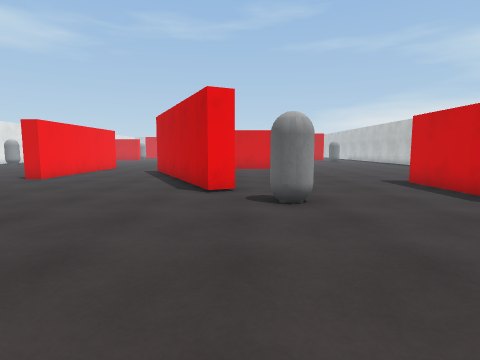
[1] (above)

21 first-person views from a walk through a 3-D level made in the Unity game engine. The camera is 1.2 m above the floor, tilts 6° down and sees 80° across. The floor is counted in squares, 1 m on a side. Each view is taken from the middle of a square. On the plan, view 1 faces up. The plan holds only what a view shows up to about 13 squares ahead; the rest is blank. The place goes on beyond the plan. The player is left out. Surface patterns are stand-ins for the level's own textures.

[2]
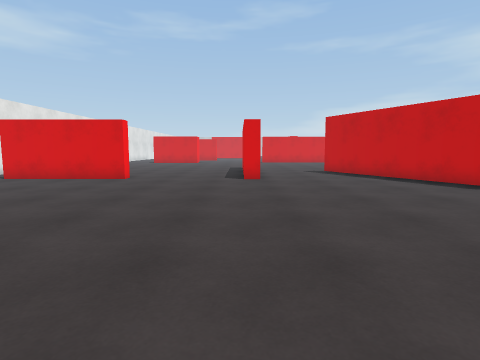

[3]
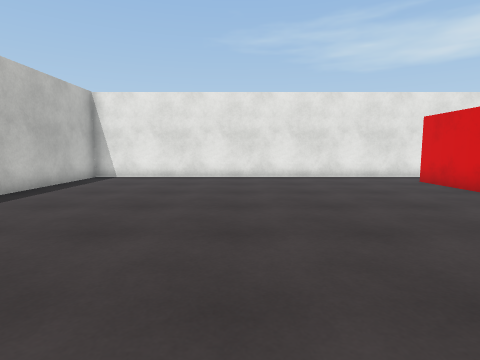

[4]
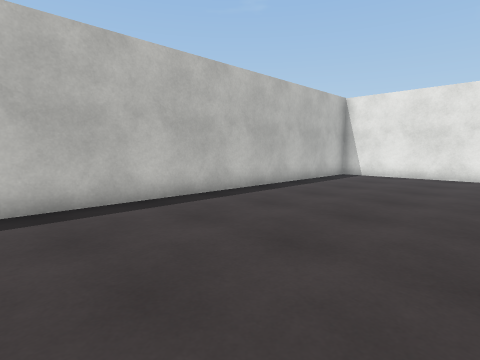

[5]
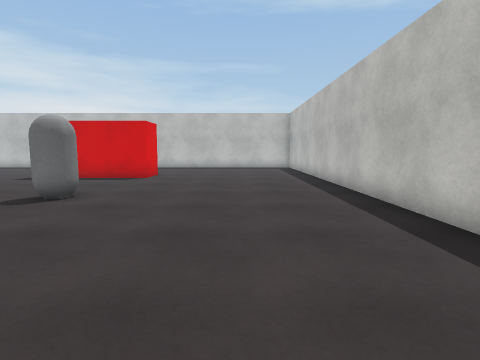

[6]
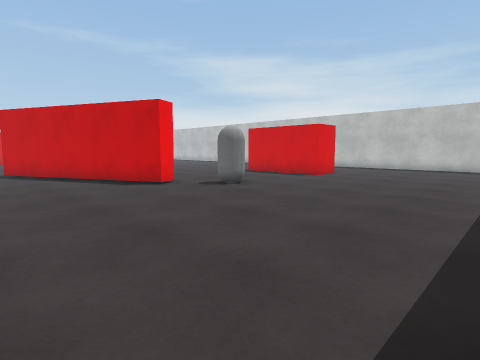

[7]
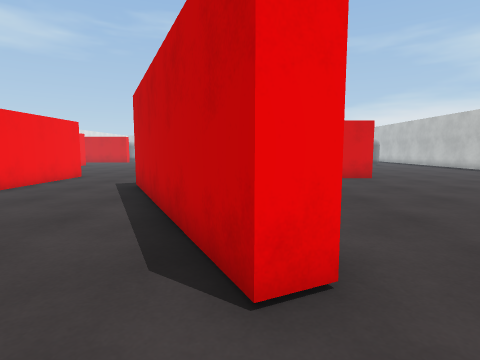

[8]
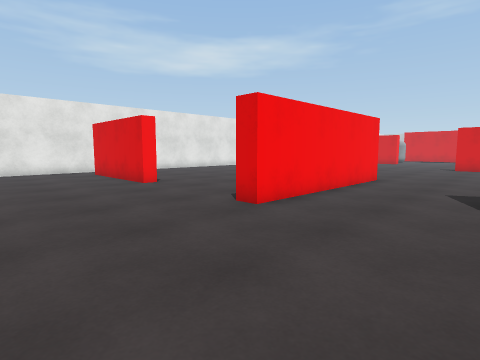

[9]
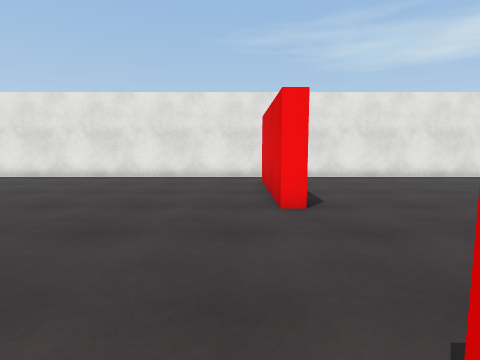

[10]
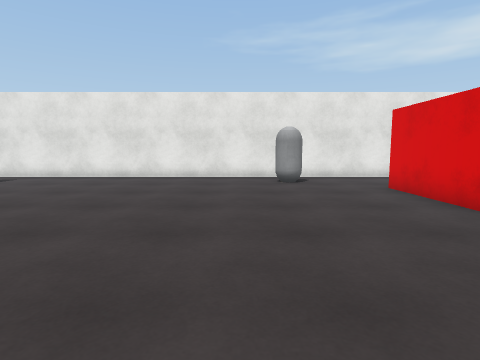

[11]
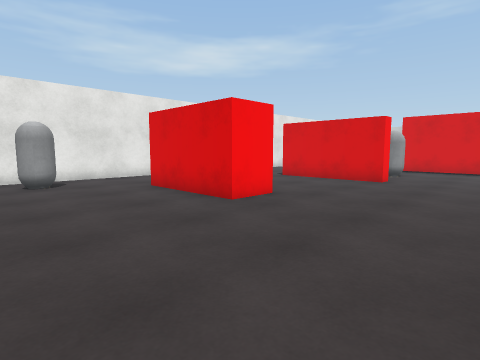

[12]
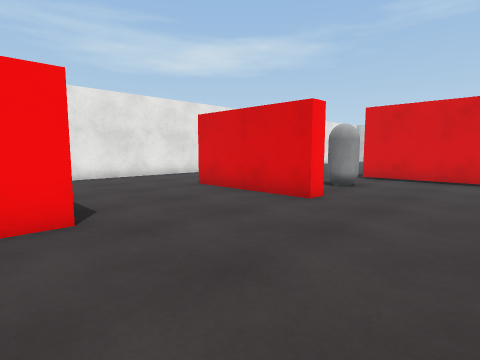

[13]
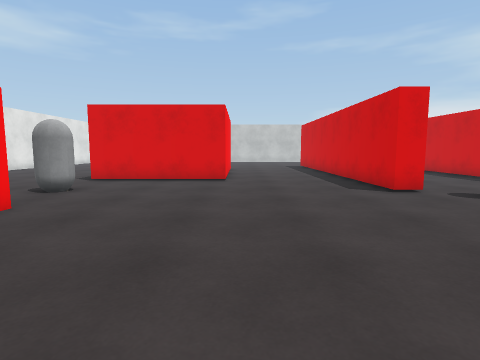

[14]
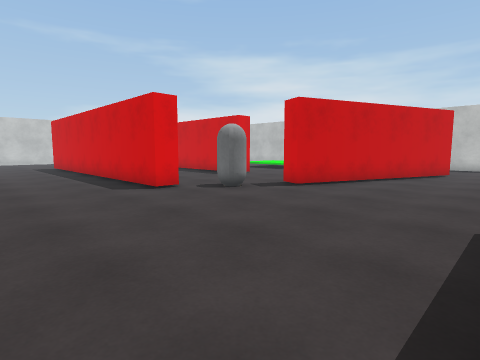

[15]
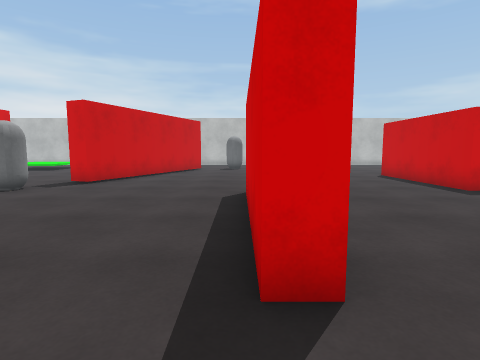

[16]
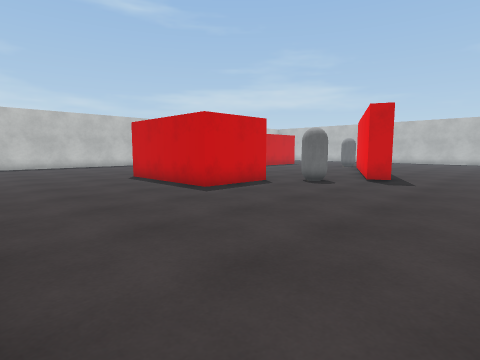

[17]
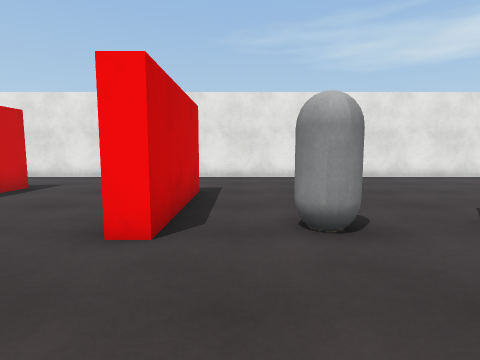

[18]
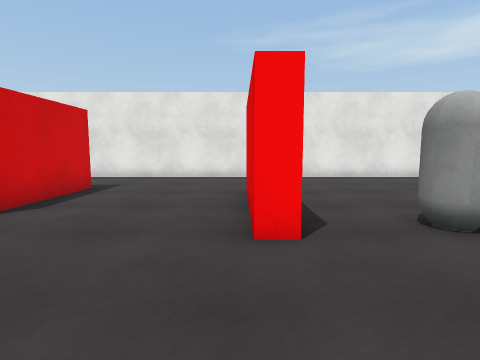

[19]
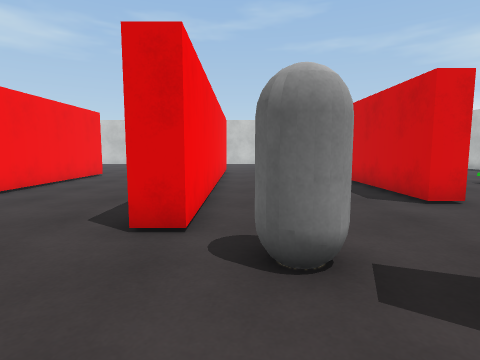

[20]
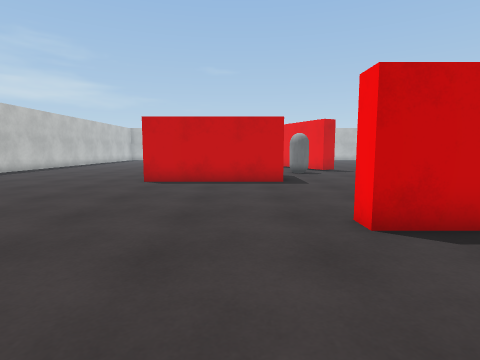

[21]
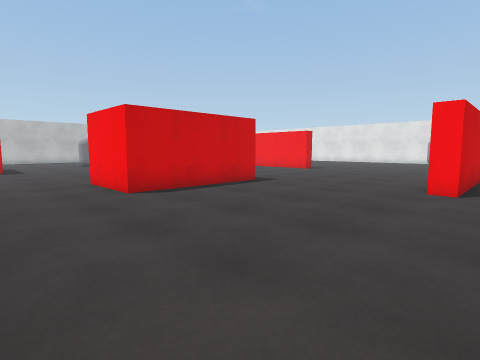

### Floor plan
Points are (right, up) in squares from view 1. A wall is a line through its corners. A room is listed if a view was taken in it or the views show most of it. See-through windows are left out.
Room 1 (views 1, 2, 3, 4, 5, 6, 7, 8, 9)
walls: (-0.1, 8.4) (-0.9, 8) (-4.4, 15.4); (-3.3, 15) (-2.7, 13.7); (-2, -1.4) (7.1, -1.4); (-8.2, 16.5) (-8.2, 11.8) (-8.9, 11.8); (-13.8, 12.4) (-13.8, 11.8) (-18.9, 11.8); (7.1, 6) (6.3, 6) (6.3, 10.6); (-20.6, 11.6) (-20.6, -1.4) (-7.5, -1.4); (4.6, 21.2) (4.6, 18.2) (3.4, 18.2)
ways out: opening at (-19.5, 12) to room 2; opening at (-11.5, 13.8) to room 2; opening at (-4.2, 16.6) to room 2; opening at (7, 22) to room 2
objects: grey capsule (1, 6) to (2, 7)
Room 2 (views 10, 11, 12, 13, 14, 15, 16, 17, 18, 19, 20, 21)
walls: (-6.8, 27.1) (-6.8, 27.8) (-1, 27.8) (-1, 27.1); (-13, 28.4) (-13, 26.7) (-17.1, 26.7); (-8.2, 19) (-8.2, 16.5); (-17.1, 28.3) (-13.5, 28.3); (-7.5, 39.2) (-12.9, 39.2); (-16.4, 33.8) (-11.7, 33.8) (-11.7, 33.2) (-16.2, 33.2); (-0.6, 18.1) (-0.6, 21.2) (4.6, 21.2); (-4.4, 15.4) (-3.7, 15.8) (-3.3, 15); (4.1, 38.3) (3.2, 38.3) (3.2, 42.8); (-7.6, 44.5) (-7.6, 39.6); (8.6, 30.5) (1.1, 33.4) (1.5, 34.3); (-1.8, 44.1) (-1.8, 36.1) (-2.6, 36.1) (-2.6, 42.1); (-20.6, 44.5) (-20.6, 11.6)
ways out: opening at (-19.5, 12) to room 1; opening at (-11.5, 13.8) to room 1; opening at (-4.2, 16.6) to room 1; opening at (7, 22) to room 1
objects: grey capsule (-19, 23) to (-19, 24); grey capsule (-13, 36) to (-12, 37); grey capsule (-2, 17); grey capsule (-1, 35) to (0, 35)

Where each view was taken, in squares from view 1:
view 1: 0 up, 0 right, facing up
view 2: 0 up, 9 left, facing up
view 3: 5 up, 8 left, facing left
view 4: 5 up, 7 left, facing down-left
view 5: 2 up, 6 left, facing right
view 6: 1 down, 6 left, facing up-right
view 7: 6 up, 1 left, facing up
view 8: 7 up, 4 left, facing up-left
view 9: 11 up, 8 left, facing left
view 10: 22 up, 8 left, facing left
view 11: 22 up, 8 left, facing up-left
view 12: 27 up, 8 left, facing up-left
view 13: 28 up, 7 left, facing up
view 14: 28 up, 7 left, facing up-right
view 15: 28 up, 9 left, facing right
view 16: 27 up, 8 left, facing down-right
view 17: 35 up, 8 left, facing left
view 18: 33 up, 8 left, facing left
view 19: 32 up, 1 left, facing up
view 20: 32 up, 1 right, facing down
view 21: 29 up, 8 right, facing down-left
